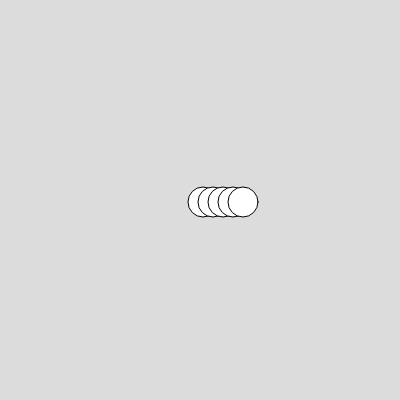
Frame 1 (no input)
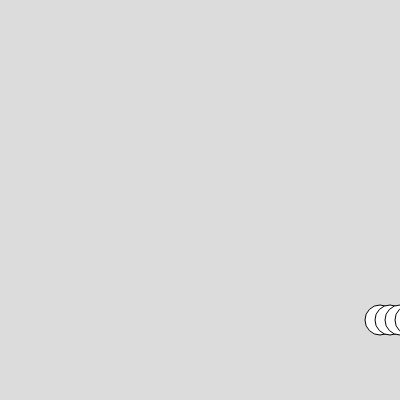
Frame 60 (no input)
Frame 120 (the mouse pressed at the canvas centre since frame 60): identical to frame 60, image omitted

The p5.js sketch that drew these frames (run headless with seeded random() and noise() and a simulated clock; from frame 60 on, the mouse is pressed at the canvas centre):

// p5.js sketch
// ── sketch.js
let ballX = 200;
let ballY = 200;
let ballSize = 30;
let speedX = 3;
let speedY = 2;
let bgColor = 220;

function setup() {
  createCanvas(400, 400);
}

function draw() {
  background(bgColor);

  
  ballX += speedX;
  ballY += speedY;


  if (ballX > width || ballX < 0) {
    speedX *= -1;
  }

  if (ballY > height || ballY < 0) {
    speedY *= -1;
  }

 
  for (let i = 0; i < 5; i++) {
    circle(ballX + i * 10, ballY, ballSize);
  }
}


function mousePressed() {
  ballX = mouseX;
  ballY = mouseY;
}


function keyPressed() {
  if (key === 'b') {
    bgColor = random(255); 
  } else if (key === 'r') {
    ballX = width / 2; 
    ballY = height / 2;
  }
}
